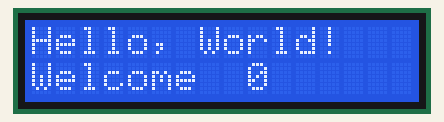
This sketch was run on a simulated Arduino Uno, built with avr-gcc and run on an emulated ATmega328P. Parts: 16×2 character LCD.

Above: at 0.1 s.
At 0.6 s:
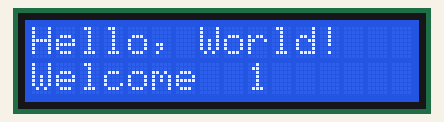
At 1.1 s:
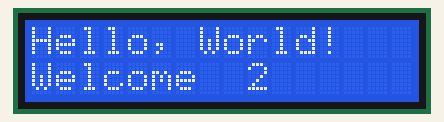
At 2.1 s:
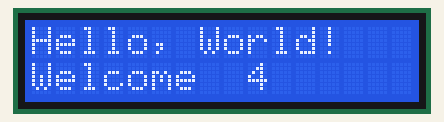
At 3.2 s:
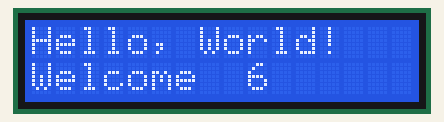
At 4.7 s:
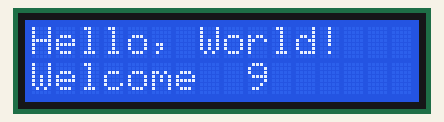

Measured:
- by itself, everything shown: repeats every 5.0 s, in 10 steps
- what the display in image 1 shows lasts 0.5 s, from 0.6 s to 1.1 s

The sketch:

7_LCD_control.ino
```cpp
#include <LiquidCrystal_I2C.h>
#include <Wire.h>
LiquidCrystal_I2C lcd(0x27, 16, 2);
void setup() {

  Wire.begin();
  lcd.init();
  lcd.backlight();
  lcd.setCursor(0,0);
  lcd.print("Hello, World!");
  lcd.setCursor(0,1);
  lcd.print("Welcome");
}

void loop() {
      for(int i=0; i<10; i++)
      {
        lcd.setCursor(8,1);
        lcd.print(" ");
        lcd.print(i);
        delay(500);
      }
}
```
